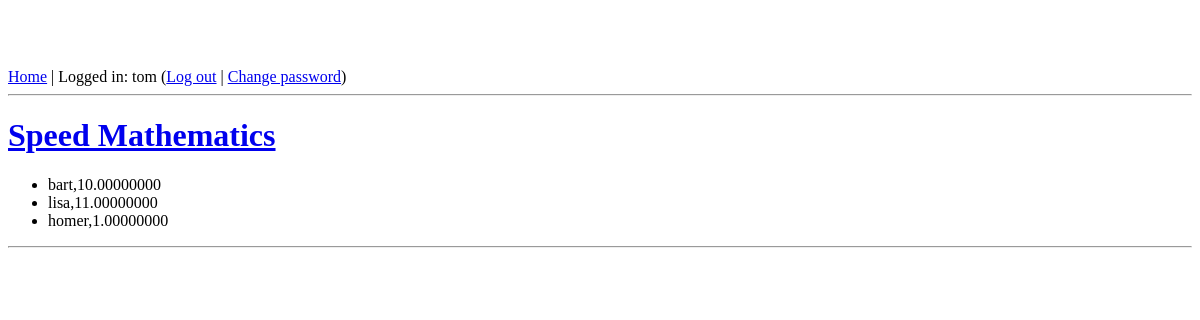
The app's page /activities/Speed_Mathematics/entries/ (signed in) with its own data.
### core/models.py (models this page shows, shortened)
class Activity( models.Model ):
    name = models.CharField(max_length = 255, unique = True )
    creation_date = models.DateTimeField('date created')
    user_owner = models.ForeignKey(User)
    class Meta:
        verbose_name_plural = "Activities"

class ActivityEntry( models.Model ):
    activity = models.ForeignKey( Activity )
    user = models.ForeignKey( User )
    entry_date = models.DateTimeField('entry date' )
    score = models.DecimalField( name = 'score', max_digits = 15, decimal_places = 8, default = 0 )

### core/views.py (the view)
# urls.py: url(r'(?P<activity_url_name>\w+)/entries/$',views.ActivityEntriesView.as_view(), name='activity_entries'),
class ActivityEntriesView( generic.ListView ):
    template_name = 'core/activity_entries.html'
    model = ActivityEntry
    def get_context_data(self, **kwargs):
        context = super(ActivityEntriesView, self).get_context_data(**kwargs)
        activity_url_name = self.kwargs['activity_url_name']
        activity_name = decode_url( activity_url_name )
        context['activity_name'] = activity_name
        activity = get_object_or_404( Activity, name = activity_name )
        entries = ActivityEntry.objects.filter( activity = activity )
        context['entries'] = entries
        context['activity_url_name'] = activity_url_name
        return context

### core/views.py (called while the page is built)
def decode_url(category_name_url):
    return category_name_url.replace('_', ' ')

### core/templates/core/activity_entries.html (shortened to what this page needs)
{% extends 'highlander/base.html' %}
{% block content %}
<h1><a href="{% url 'core:activity' activity_url_name %}">{{ activity_name }}</a></h1>
     {% if entries %}
            <ul>
             {% for entry in entries %}
                <li>{{entry.user}},{{entry.score}}</li>
             {% endfor %}
            </ul>
     {% else %}
            <strong>No entries currently in this activity.</strong>
     {% endif %}
{% endblock %}}

### templates/highlander/base.html (shortened to what this page needs)
{% load i18n %}
<!DOCTYPE html>
<html lang="en">
<head>
    <link rel="stylesheet" href="{{ STATIC_URL }}css/style.css" />
</head>
<body>
    <div id="header">
        {% block header %}
        <a href="{% url 'core:index' %}">{% trans "Home" %}</a> |
        {% if user.is_authenticated %}
        {% trans "Logged in" %}: {{ user.username }}
        (<a href="{% url 'auth_logout' %}">{% trans "Log out" %}</a> |
        <a href="{% url 'auth_password_change' %}">{% trans "Change password" %}</a>)
        {% else %}
        <a href="{% url 'auth_login' %}">{% trans "Log in" %}</a>
        {% endif %}
        <hr />
        {% endblock %}
    </div>
    <div id="content">
        {% block content %}{% endblock %}
    </div>
    <div id="footer">
        {% block footer %}
        <hr />
        {% endblock %}
    </div>
</body>
</html>

### static/css/style.css (style rules this page uses)
body { padding-top: 60px; padding-bottom: 40px; }

### records on screen
Activity: name "Speed Mathematics"
ActivityEntry: user "bart", score "10.00000000"
ActivityEntry: user "lisa", score "11.00000000"
ActivityEntry: user "homer", score "1.00000000"

### other values on screen
{{ user.username }} "tom"
